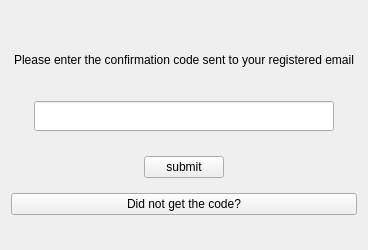
<?xml version="1.0" encoding="UTF-8"?>
<ui version="4.0">
 <class>change_confirmation</class>
 <widget class="QWidget" name="change_confirmation">
  <property name="geometry">
   <rect>
    <x>0</x>
    <y>0</y>
    <width>368</width>
    <height>250</height>
   </rect>
  </property>
  <property name="windowTitle">
   <string>Form</string>
  </property>
  <layout class="QVBoxLayout" name="verticalLayout">
   <item>
    <spacer name="verticalSpacer_2">
     <property name="orientation">
      <enum>Qt::Orientation::Vertical</enum>
     </property>
     <property name="sizeType">
      <enum>QSizePolicy::Policy::Preferred</enum>
     </property>
     <property name="sizeHint" stdset="0">
      <size>
       <width>20</width>
       <height>40</height>
      </size>
     </property>
    </spacer>
   </item>
   <item>
    <widget class="QLabel" name="confirmation_label">
     <property name="minimumSize">
      <size>
       <width>0</width>
       <height>50</height>
      </size>
     </property>
     <property name="maximumSize">
      <size>
       <width>16777215</width>
       <height>50</height>
      </size>
     </property>
     <property name="text">
      <string>Please enter the confirmation code sent to your registered email</string>
     </property>
     <property name="alignment">
      <set>Qt::AlignmentFlag::AlignCenter</set>
     </property>
     <property name="wordWrap">
      <bool>true</bool>
     </property>
    </widget>
   </item>
   <item>
    <widget class="QWidget" name="widget" native="true">
     <property name="minimumSize">
      <size>
       <width>0</width>
       <height>50</height>
      </size>
     </property>
     <property name="maximumSize">
      <size>
       <width>16777215</width>
       <height>50</height>
      </size>
     </property>
     <layout class="QHBoxLayout" name="horizontalLayout" stretch="0,1,0">
      <item>
       <spacer name="horizontalSpacer_2">
        <property name="orientation">
         <enum>Qt::Orientation::Horizontal</enum>
        </property>
        <property name="sizeHint" stdset="0">
         <size>
          <width>40</width>
          <height>20</height>
         </size>
        </property>
       </spacer>
      </item>
      <item>
       <widget class="QLineEdit" name="confirmation_line">
        <property name="minimumSize">
         <size>
          <width>300</width>
          <height>30</height>
         </size>
        </property>
       </widget>
      </item>
      <item>
       <spacer name="horizontalSpacer">
        <property name="orientation">
         <enum>Qt::Orientation::Horizontal</enum>
        </property>
        <property name="sizeHint" stdset="0">
         <size>
          <width>40</width>
          <height>20</height>
         </size>
        </property>
       </spacer>
      </item>
     </layout>
    </widget>
   </item>
   <item>
    <widget class="QWidget" name="widget_4" native="true">
     <layout class="QHBoxLayout" name="horizontalLayout_2">
      <item>
       <spacer name="horizontalSpacer_3">
        <property name="orientation">
         <enum>Qt::Orientation::Horizontal</enum>
        </property>
        <property name="sizeHint" stdset="0">
         <size>
          <width>20</width>
          <height>20</height>
         </size>
        </property>
       </spacer>
      </item>
      <item>
       <widget class="QPushButton" name="code_submit_button">
        <property name="text">
         <string>submit</string>
        </property>
       </widget>
      </item>
      <item>
       <spacer name="horizontalSpacer_4">
        <property name="orientation">
         <enum>Qt::Orientation::Horizontal</enum>
        </property>
        <property name="sizeHint" stdset="0">
         <size>
          <width>107</width>
          <height>20</height>
         </size>
        </property>
       </spacer>
      </item>
     </layout>
    </widget>
   </item>
   <item>
    <widget class="QPushButton" name="resend_button">
     <property name="text">
      <string>Did not get the code?</string>
     </property>
    </widget>
   </item>
   <item>
    <spacer name="verticalSpacer">
     <property name="orientation">
      <enum>Qt::Orientation::Vertical</enum>
     </property>
     <property name="sizeType">
      <enum>QSizePolicy::Policy::Preferred</enum>
     </property>
     <property name="sizeHint" stdset="0">
      <size>
       <width>20</width>
       <height>40</height>
      </size>
     </property>
    </spacer>
   </item>
  </layout>
 </widget>
 <resources/>
 <connections/>
</ui>
